Frame 1 (no input): blank canvas, image omitted
Frame 60 (the mouse pressed at the canvas centre just before this capture): blank canvas, image omitted
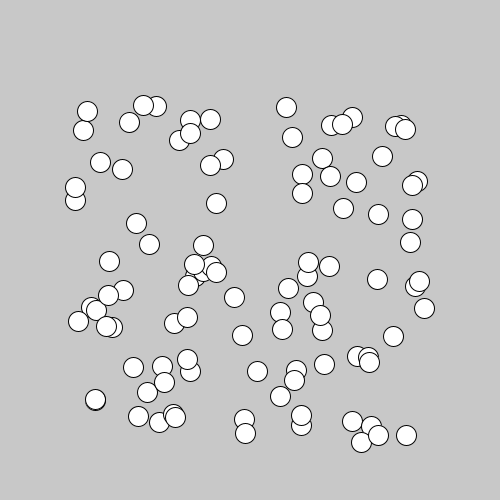
Frame 120 (the mouse held since frame 60 and released just before this capture)

The Processing sketch whose frames 1 and 60 were blank and that drew this single picture after the mouse press (run headless with seeded random() and noise(); from frame 60 on, the mouse is pressed at the canvas centre):

// Processing sketch: ArrayList_Explosion
// ── ArrayList_Explosion.pde
ArrayList<Circle> circles = new ArrayList<Circle>();


void setup() {
  size(500, 500);
}

void mousePressed(){
  for(int i = 0; i < 100; i++){
    circles.add(new Circle(mouseX, mouseY));   
  }
}

void draw() {
  background(200);

  for (int i = circles.size()-1; i >= 0; i--) {
    circles.get(i).move();
    circles.get(i).display();
    
    if(circles.get(i).isOffScreen()){
      circles.remove(i);
    }
  }
}

// ── Circles.pde
class Circle {

  float x;
  float y;
  float xSpeed = random(-3, 3);
  float ySpeed = random(-3, 3);
  
  float yAcc = 0.5;
  
  Circle(float x, float y){
    this.x = x;
    this.y = y;
  }
 
  void move() {
    x += xSpeed;
    y += ySpeed + yAcc;
  }

  void display() {
    ellipse(x, y, 20, 20);
  }
  
  boolean isOffScreen(){
    return x < 0 || x > width || y < 0 || y > height;
  }
}
